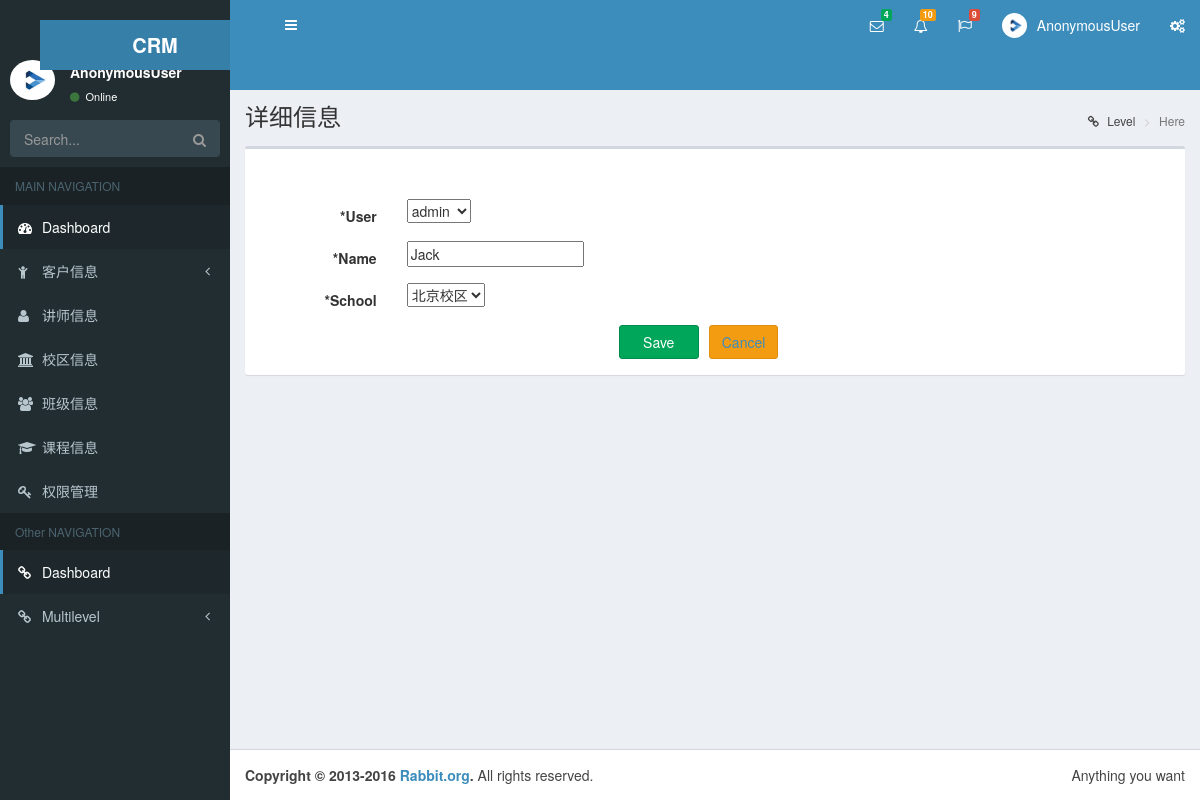
Screenshot of /crm/user/1/ with the database file from the repository.
### crm_new/models.py (models this page shows, shortened)
class UserProfile(models.Model):
    user = models.OneToOneField(User)
    name = models.CharField(max_length=64)
    school = models.ForeignKey('School')
    class Meta:
        permissions =(('view_customer_list', u"可以查看客户列表"),
                      ('view_customer_info',u"可以查看客户详情"),
                      ('edit_own_customer_info',u"可以修改客户信息"),
                      ('view_user_list', u"可以查看用户列表"),
                      ('view_user_info',u"可以查看用户详情"),
                      ('edit_own_user_info',u"可以修改用户信息"),
                      ('view_course_list', u"可以查看课程列表"),
                      ('view_course_info',u"可以查看课程详情"),
                      ('edit_own_course_info',u"可以修改课程信息"),
                      ('view_class_list', u"可以查看班级列表"),
                      ('view_class_info',u"可以查看班级详情"),
                      ('edit_own_class_info',u"可以修改班级信息"),
                      ('view_school_list', u"可以查看校区列表"),
                      ('view_school_info',u"可以查看校区详情"),
                      ('edit_own_school_info',u"可以修改校区信息"),
                      )

### crm_new/views.py (the view)
# urls.py: url(r'^user/(\d+)/$',views.user_detail,name="user_detail" ),
def user_detail(request,userprofile_id):
    base_url = "/".join(request.path.split("/")[:-2])
    user_obj = models.UserProfile.objects.get(id=userprofile_id)
    if request.method == "POST":
        form = forms.UserProfileModelForm(request.POST,instance=user_obj)
        if form.is_valid():
            form.save()
            print( 'url:',request.path)
            base_url = "/".join(request.path.split("/")[:-2])
            print( 'url:',base_url)
            return redirect(base_url)
    else:
        form = forms.UserProfileModelForm(instance=user_obj)
    return render(request,'crm/base_detail.html',{'model_form':form,
                                                  'base_url':base_url,})

### crm_new/forms.py
class UserProfileModelForm(forms.ModelForm):
    class Meta:
        model = models.UserProfile
        exclude = ()

### crm_new/models.py (called while the page is built)
    def __str__(self):
        return self.name

### templates/crm/base_detail.html (shortened to what this page needs)
{% extends 'crm/lunch.html' %}
{% load customer_tag %}
{% block page-content-head %}
    详细信息
{% endblock %}
{% block page-content %}
    <form  class="form-horizontal"  method="post"  style="padding: 50px 0  50px 0  ">{% csrf_token %}
    {% block page-detail %}
        {% for field in model_form %}
            <div class="form-group">
                {% if field.field.required %}
                    <label  class="col-sm-2 control-label text-left">*{{ field.label }}</label>
                {% else %}
                    <label style="font-weight: normal" class="col-sm-2 control-label text-left">{{ field.label }}</label>
                {% endif %}
                <div class="col-sm-9">
                    {{ field }}
                </div>
            </div>
        {% endfor %}
        {% endblock %}
        <div class="col-sm-7"  >
            <button class="btn btn-warning pull-right" type="button" style="color: #fff">
                <a href="{{ base_url }}">Cancel</a>
            </button>
            <input class="btn btn-success pull-right" type="submit" value="Save" style="margin-right: 10px;width: 80px">
        </div>
    </form>
{% endblock %}

### rows the page displays
UserProfile: model_form "admin" "Jack" "北京校区"

### other values shown
{{ user }} "AnonymousUser"
{{ field.label }} "User" "Name" "School"
